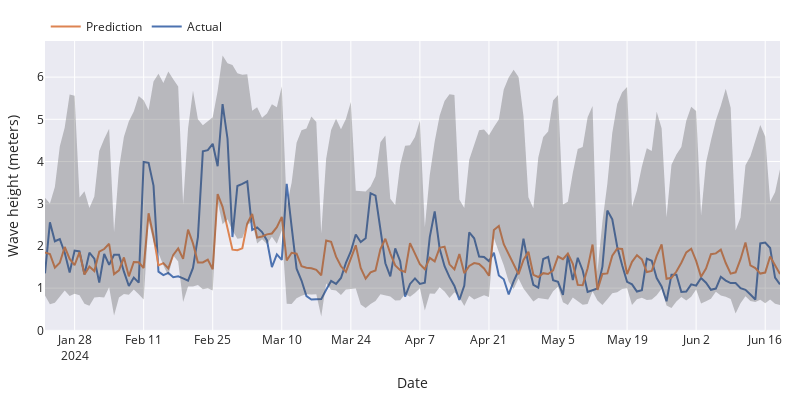

Notebook code cell kept with this figure:
### Code cell
# Plot intervals
# ==============================================================================
plot_predicted_intervals(
    predictions     = predictions,
    y_true          = df_test,
    target_variable = "wave_height",
    # initial_x_zoom  = None,
    # title           = "Real value vs predicted in test data",
    xaxis_title     = "Date",
    yaxis_title     = "Wave height (meters)",
)

# Predicted interval coverage (on test data)
# ==============================================================================
coverage = empirical_coverage(
    y = df_test['wave_height'],
    lower_bound = predictions["lower_bound"], 
    upper_bound = predictions["upper_bound"]
)
print(f"Predicted interval coverage: {round(100*coverage, 2)} %")

# Area of the interval
# ==============================================================================
area = (predictions["upper_bound"] - predictions["lower_bound"]).sum()
print(f"Area of the interval: {round(area, 2)}")

### Figure 1 — Plotly figure (JSON) as saved in the notebook; plotly's stock layout.template omitted (floating-point values rounded to 4 significant figures; data arrays with more than 128 entries replaced by an {"elided": "..."} marker saying what was removed)
{"data": [{"mode": "lines", "name": "Actual", "type": "scatter", "x": {"elided": "150 str values"}, "y": {"elided": "150 float values"}}, {"mode": "lines", "name": "Prediction", "type": "scatter", "x": {"elided": "150 str values"}, "y": {"elided": "150 float values"}}, {"line": {"width": 0}, "marker": {"color": "#444"}, "mode": "lines", "name": "Upper Bound", "showlegend": false, "type": "scatter", "x": {"elided": "150 str values"}, "y": {"elided": "150 float values"}}, {"fill": "tonexty", "fillcolor": "rgba(68, 68, 68, 0.3)", "line": {"width": 0}, "marker": {"color": "#444"}, "mode": "lines", "name": "Lower Bound", "showlegend": false, "type": "scatter", "x": {"elided": "150 str values"}, "y": {"elided": "150 float values"}}], "layout": {"height": 400, "hovermode": "x", "legend": {"orientation": "h", "x": 0.001, "xanchor": "left", "y": 1.1, "yanchor": "top"}, "margin": {"b": 20, "l": 20, "r": 20, "t": 35}, "title": {}, "width": 800, "xaxis": {"title": {"text": "Date"}}, "yaxis": {"title": {"text": "Wave height (meters)"}}}}
